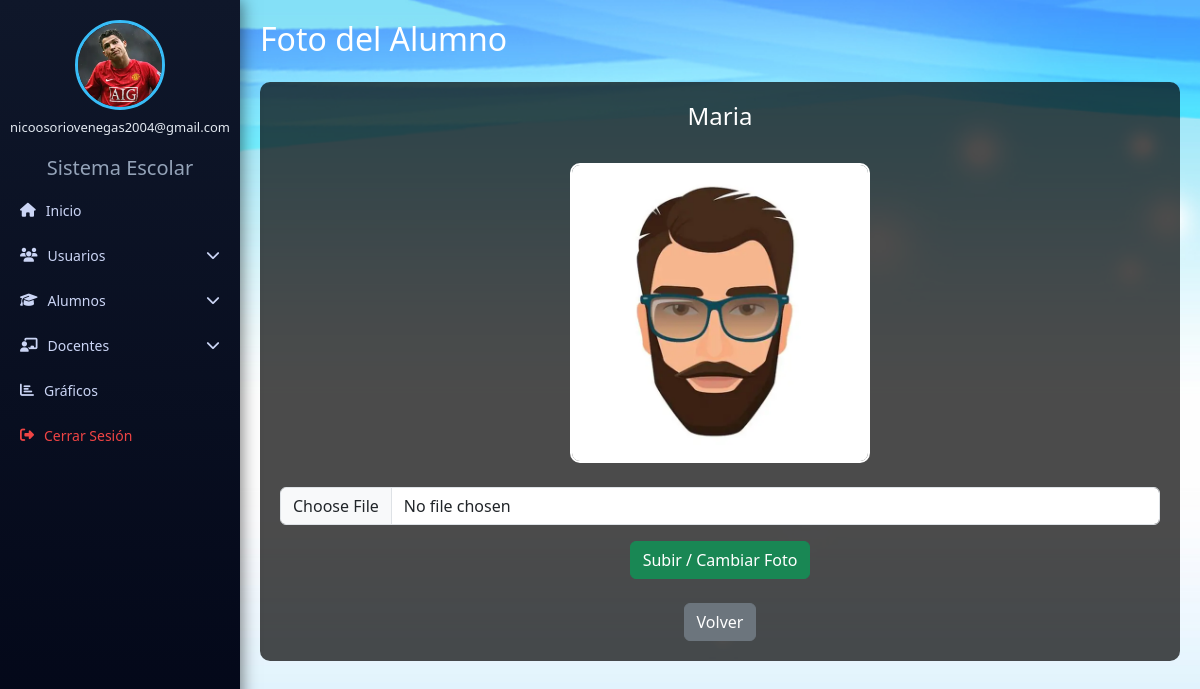
/ver_foto.php?id=2 (signed in), run on the app's committed database.
### tables this page shows
CREATE TABLE `usuarios` (
  `id` int(11) NOT NULL,
  `nombre` varchar(50) DEFAULT NULL,
  `apellido` varchar(50) DEFAULT NULL,
  `tipo_usuario` varchar(20) DEFAULT NULL,
  `correo` varchar(100) DEFAULT NULL,
  `password` varchar(255) DEFAULT NULL,
  `token` varchar(100) DEFAULT NULL,
  `token_expira` datetime DEFAULT NULL,
  `foto` varchar(255) DEFAULT 'imagenes/user.png',
  `role` enum('administrador','usuario') NOT NULL DEFAULT 'usuario'
);

CREATE TABLE `alumnos` (
  `id` int(11) NOT NULL,
  `nombre_alumno` varchar(50) DEFAULT NULL,
  `apellido_alumno` varchar(50) DEFAULT NULL,
  `asignatura` text DEFAULT NULL,
  `direccion_alumno` varchar(100) DEFAULT NULL,
  `telefono_alumno` varchar(20) DEFAULT NULL,
  `anio_escolar` varchar(20) DEFAULT NULL,
  `foto` varchar(255) NOT NULL,
  `usuario_id` int(11) DEFAULT NULL,
  `asignatura_id` int(11) DEFAULT NULL
);

### ver_foto.php (the view, shortened to what this page needs)
<?php
include("conexion.php");
$id = $_GET['id'];
$sql = "SELECT nombre_alumno, foto FROM alumnos WHERE id='$id'";
$resultado = mysqli_query($conexion, $sql);
$fila = mysqli_fetch_assoc($resultado);
?>
<!DOCTYPE html>
<html>
<head>
    <link href="https://cdn.jsdelivr.net/npm/bootstrap@5.3.2/dist/css/bootstrap.min.css" rel="stylesheet">
</head>
<body>
<?php include("sidebar.php"); ?>
<div class="container-custom">
    <h2 class="mb-4 text-white">Foto del Alumno</h2>
    <div class="card-custom">
        <h4><?php echo $fila['nombre_alumno']; ?></h4>
        <br>
        <?php if($fila['foto'] != ''){ ?>
            <img src="<?php echo $fila['foto']; ?>" width="300"><br><br>
        <?php } else { ?>
            <p>No hay foto disponible</p>
        <?php } ?>
        <form method="POST" enctype="multipart/form-data">
            <div class="mb-3">
                <input type="file" name="foto" class="form-control" required>
            </div>
            <button type="submit" class="btn btn-success">Subir / Cambiar Foto</button>
        </form>
        <br>
        <a href="alumnos.php" class="btn btn-secondary">Volver</a>
    </div>
</div>
</body>
</html>

### sidebar.php (shortened to what this page needs)
<?php
include("conexion.php");
$correo = $_SESSION['usuario'] ?? '';
$sql = "SELECT foto, tipo_usuario FROM usuarios WHERE correo = ?";
$stmt = $conexion->prepare($sql);
$stmt->bind_param("s", $correo);
$stmt->execute();
$result = $stmt->get_result();
$user = $result->fetch_assoc();
$tipo = strtolower(trim($_SESSION['role'] ?? ''));
$ruta = (!empty($user['foto']) && file_exists($user['foto']))
        ? $user['foto']
        : 'imagenes/user.png';
?>
<link rel="stylesheet" href="https://cdnjs.cloudflare.com/ajax/libs/font-awesome/6.5.0/css/all.min.css">
<div class="sidebar">
<div class="user-box">
<form method="POST" action="subir_foto.php" enctype="multipart/form-data" id="formFoto">
    <div class="foto-container" onclick="document.getElementById('inputFoto').click();">
        <img src="<?php echo $ruta; ?>">
    </div>
</form>
<h6><?php echo htmlspecialchars($_SESSION['usuario']); ?></h6>
</div>
<h5 style="color:#94a3b8;text-align:center;">Sistema Escolar</h5>
<a href="<?php echo ($tipo === 'administrador') ? 'dashboard.php' : 'dashboard_usuario.php'; ?>">
    <i class="fas fa-home"></i> Inicio
</a>
<?php if($tipo === 'administrador'){ ?>
<a href="#" onclick="toggleMenu('usuariosMenu', this)">
    <i class="fas fa-users"></i> Usuarios
    <i class="fas fa-chevron-down flecha"></i>
</a>
<?php } ?>
<a href="#" onclick="toggleMenu('alumnosMenu', this)">
    <i class="fas fa-graduation-cap"></i> Alumnos
    <i class="fas fa-chevron-down flecha"></i>
</a>
<a href="#" onclick="toggleMenu('docentesMenu', this)">
    <i class="fas fa-chalkboard-teacher"></i> Docentes
    <i class="fas fa-chevron-down flecha"></i>
</a>
<a href="<?php echo ($tipo === 'administrador') ? 'grafico_notas.php' : 'grafico_notas_usuario.php'; ?>">
    <i class="fas fa-chart-bar"></i> Gráficos
</a>
<a href="logout.php" class="logout">
    <i class="fas fa-sign-out-alt"></i> Cerrar Sesión
</a>
</div>

### ver_foto.php (style rules this page uses)
body { margin: 0; height: 100vh; background-image: url("imagenes/fondo6.jpg"); background-size: cover; background-position: center; background-repeat: no-repeat; }
.container-custom { margin-left: 240px; padding: 20px; }
.card-custom { background-color: rgba(0,0,0,0.7); color: #fff; border-radius: 10px; padding: 20px; text-align: center; }
img { border-radius: 10px; border: 2px solid #fff; }

### sidebar.php (style rules this page uses)
.sidebar { position: fixed; top: 0; left: 0; width: 240px; height: 100vh; background: linear-gradient(180deg, #0f172a, #020617); padding-top: 20px; box-shadow: 2px 0px 15px rgba(0,0,0,0.5); }
.user-box { text-align: center; margin-bottom: 20px; }
.foto-container { width: 90px; height: 90px; margin: auto; cursor: pointer; }
.foto-container img { width: 100%; height: 100%; border-radius: 50%; border: 3px solid #38bdf8; object-fit: cover; transition: 0.3s; }
.user-box h6 { color: #e2e8f0; margin-top: 10px; font-size: 13px; }
.sidebar a { display: flex; align-items: center; gap: 10px; color: #cbd5f5; padding: 12px 20px; text-decoration: none; font-size: 14px; transition: 0.3s; }
.flecha { margin-left: auto; transition: 0.3s; }
.logout { color: #ef4444 !important; }

### data on the page
usuarios: foto (picture)
alumnos: nombre_alumno "Maria", foto (picture)

### other printed values
$_SESSION['usuario'] "nicoosoriovenegas2004@gmail.com"
